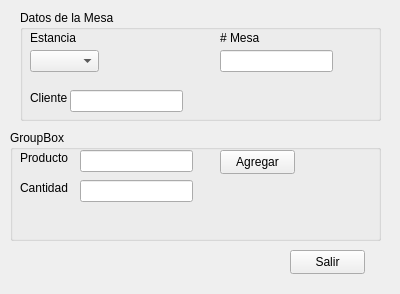
<?xml version="1.0" encoding="UTF-8"?>
<ui version="4.0">
 <class>Form</class>
 <widget class="QWidget" name="Form">
  <property name="geometry">
   <rect>
    <x>0</x>
    <y>0</y>
    <width>400</width>
    <height>294</height>
   </rect>
  </property>
  <property name="windowTitle">
   <string>Registro de comanda</string>
  </property>
  <widget class="QGroupBox" name="groupBox">
   <property name="geometry">
    <rect>
     <x>20</x>
     <y>10</y>
     <width>361</width>
     <height>111</height>
    </rect>
   </property>
   <property name="title">
    <string>Datos de la Mesa</string>
   </property>
   <widget class="QLabel" name="label">
    <property name="geometry">
     <rect>
      <x>10</x>
      <y>20</y>
      <width>49</width>
      <height>16</height>
     </rect>
    </property>
    <property name="text">
     <string>Estancia</string>
    </property>
   </widget>
   <widget class="QLabel" name="label_2">
    <property name="geometry">
     <rect>
      <x>200</x>
      <y>20</y>
      <width>49</width>
      <height>16</height>
     </rect>
    </property>
    <property name="text">
     <string># Mesa</string>
    </property>
   </widget>
   <widget class="QComboBox" name="cmbEstancia">
    <property name="geometry">
     <rect>
      <x>10</x>
      <y>40</y>
      <width>69</width>
      <height>22</height>
     </rect>
    </property>
   </widget>
   <widget class="QLabel" name="label_3">
    <property name="geometry">
     <rect>
      <x>10</x>
      <y>80</y>
      <width>49</width>
      <height>16</height>
     </rect>
    </property>
    <property name="text">
     <string>Cliente</string>
    </property>
   </widget>
   <widget class="QLineEdit" name="txtCliente">
    <property name="geometry">
     <rect>
      <x>50</x>
      <y>80</y>
      <width>113</width>
      <height>22</height>
     </rect>
    </property>
   </widget>
   <widget class="QLineEdit" name="txtLineMesa">
    <property name="geometry">
     <rect>
      <x>200</x>
      <y>40</y>
      <width>113</width>
      <height>22</height>
     </rect>
    </property>
   </widget>
  </widget>
  <widget class="QGroupBox" name="groupBox_2">
   <property name="geometry">
    <rect>
     <x>10</x>
     <y>130</y>
     <width>371</width>
     <height>111</height>
    </rect>
   </property>
   <property name="title">
    <string>GroupBox</string>
   </property>
   <widget class="QLabel" name="label_4">
    <property name="geometry">
     <rect>
      <x>10</x>
      <y>20</y>
      <width>49</width>
      <height>16</height>
     </rect>
    </property>
    <property name="text">
     <string>Producto</string>
    </property>
   </widget>
   <widget class="QLabel" name="label_5">
    <property name="geometry">
     <rect>
      <x>10</x>
      <y>50</y>
      <width>49</width>
      <height>16</height>
     </rect>
    </property>
    <property name="text">
     <string>Cantidad</string>
    </property>
   </widget>
   <widget class="QLineEdit" name="txtProducto">
    <property name="geometry">
     <rect>
      <x>70</x>
      <y>20</y>
      <width>113</width>
      <height>22</height>
     </rect>
    </property>
   </widget>
   <widget class="QLineEdit" name="txtCantidad">
    <property name="geometry">
     <rect>
      <x>70</x>
      <y>50</y>
      <width>113</width>
      <height>22</height>
     </rect>
    </property>
   </widget>
   <widget class="QPushButton" name="btnAgrgar">
    <property name="geometry">
     <rect>
      <x>210</x>
      <y>20</y>
      <width>75</width>
      <height>24</height>
     </rect>
    </property>
    <property name="text">
     <string>Agregar</string>
    </property>
   </widget>
  </widget>
  <widget class="QPushButton" name="btnSalir">
   <property name="geometry">
    <rect>
     <x>290</x>
     <y>250</y>
     <width>75</width>
     <height>24</height>
    </rect>
   </property>
   <property name="text">
    <string>Salir</string>
   </property>
  </widget>
 </widget>
 <resources/>
 <connections/>
</ui>
